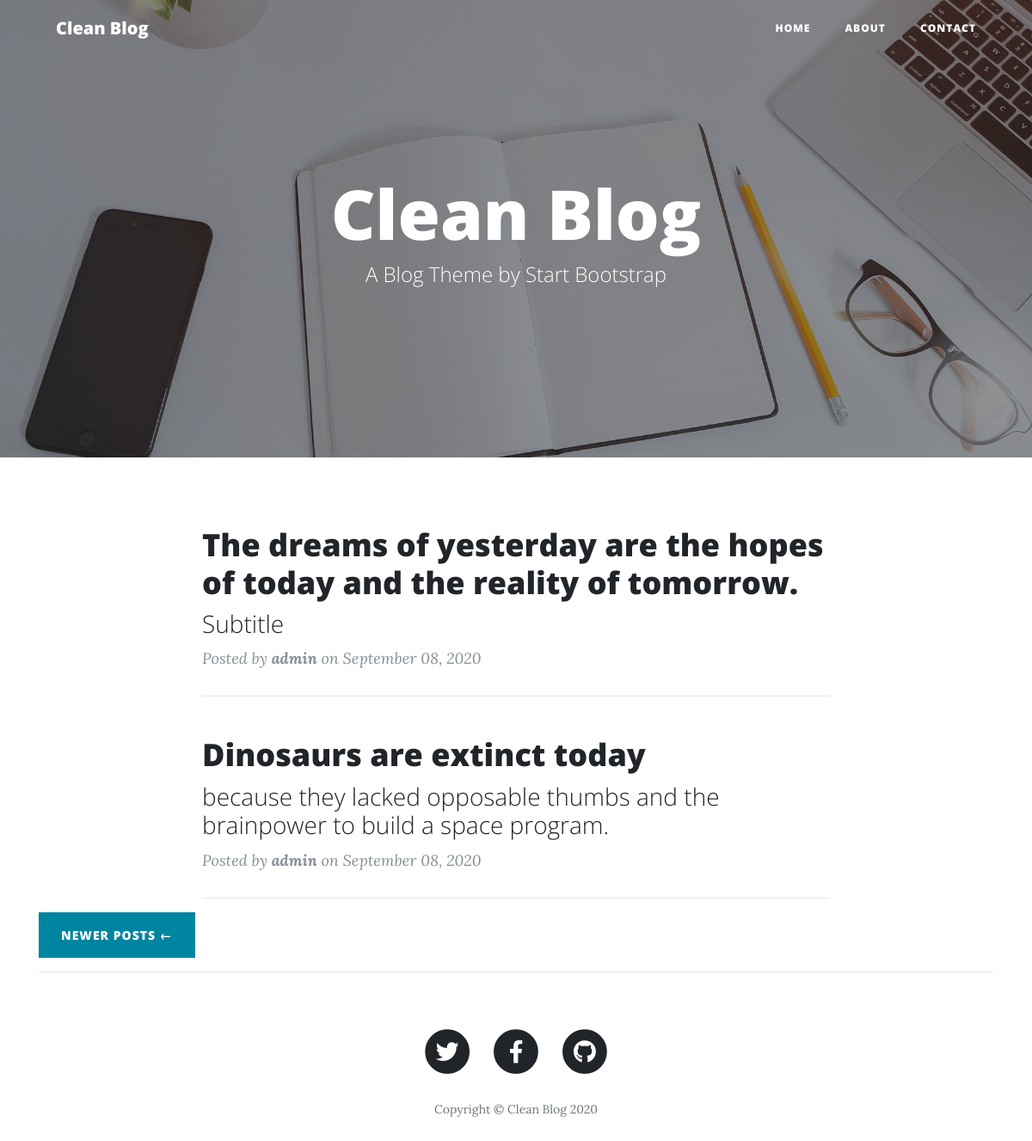
Screenshot of /?page=2 with the database file from the repository.
### posts/models.py (models this page shows, shortened)
class Post(models.Model):
    title = models.CharField(max_length=200, verbose_name="Title")
    subtitle = models.CharField(max_length=200, verbose_name="Subtitle")
    content = RichTextField(verbose_name="Content")
    published = models.DateTimeField(default=now, verbose_name="Published Date")
    image = models.ImageField(verbose_name="Image", upload_to="blog", null=True, blank=True)
    is_published = models.BooleanField(default=True, verbose_name="Is Published")
    author = models.ForeignKey(User, verbose_name="Author", on_delete=models.DO_NOTHING, null=True, blank=True)
    categories = models.ManyToManyField(Category, verbose_name="Categories", related_name="get_posts")
    created = models.DateTimeField(auto_now_add=True, verbose_name="Created")
    updated = models.DateTimeField(auto_now=True, verbose_name="Updated")
    class Meta:
        verbose_name = "Post"
        verbose_name_plural = "Posts"
        ordering = ["created"]

### posts/views.py (the view)
# urls.py: path('', posts_views.home, name="home"),
def home(request):
    posts = Post.objects.order_by('-created').filter(is_published=True)
    post_number = Post.objects.all().count()
    print(f"Cantidad de posts: {post_number}")
    paginator = Paginator(posts, 3)
    page = request.GET.get('page')
    paged_posts = paginator.get_page(page)
    context = {
        'posts': paged_posts,
    }
    return render(request, "posts/home.html", context)

### posts/templates/posts/home.html (shortened to what this page needs)
{% extends 'base/base.html' %}
{% load static %}
{% block content %}
    <header class="masthead" style="background-image: url('{% static 'base/img/home-bg.jpg' %}')">
        <div class="overlay"></div>
        <div class="container">
            <div class="row">
                <div class="col-lg-8 col-md-10 mx-auto">
                    <div class="site-heading">
                        <h1>Clean Blog</h1>
                        <span class="subheading">A Blog Theme by Start Bootstrap</span>
                    </div>
                </div>
            </div>
        </div>
    </header>
    {% if posts %}
        {% for post in posts %}
            {% if post.is_published %}
                <div class="container">
                    <div class="row">
                        <div class="col-lg-8 col-md-10 mx-auto">
                            <div class="post-preview">
                                <a href="{% url 'post' post.id %}">
                                    <h2 class="post-title">
                                        {{ post.title }}
                                    </h2>
                                    <h3 class="post-subtitle">
                                        {{ post.subtitle }}
                                    </h3>
                                </a>
                                {% if post.author %}
                                    <p class="post-meta">Posted by
                                        <em><b>{{ post.author }}</b></em>
                                        on {{ post.published|date:'F d, o'}}</p>
                                {% endif %}
                            </div>
                            <hr>
                        </div>
                    </div>
                </div>
            {% endif %}
            {% endfor %}
        {% if posts.has_other_pages %}
            <div class="container">
                <div class="clearfix">
                    {% if posts.has_previous %}
                        <a class="btn btn-primary float-left" href="?page={{posts.previous_page_number}}">Newer Posts &larr;</a>
                    {% endif %}
                </div>
                <hr>
            </div>
        {% endif %}
    {% else %}
        <p>No Posts available</p>
    {% endif %}
{% endblock content %}

### rows the page displays
Post: title "The dreams of yesterday are the hopes of today and the reality of tomorrow.", subtitle "Subtitle", author "admin", published "September 08, 2020"
Post: title "Dinosaurs are extinct today", subtitle "because they lacked opposable thumbs and the brainpower to build a space program.", author "admin", published "September 08, 2020"
